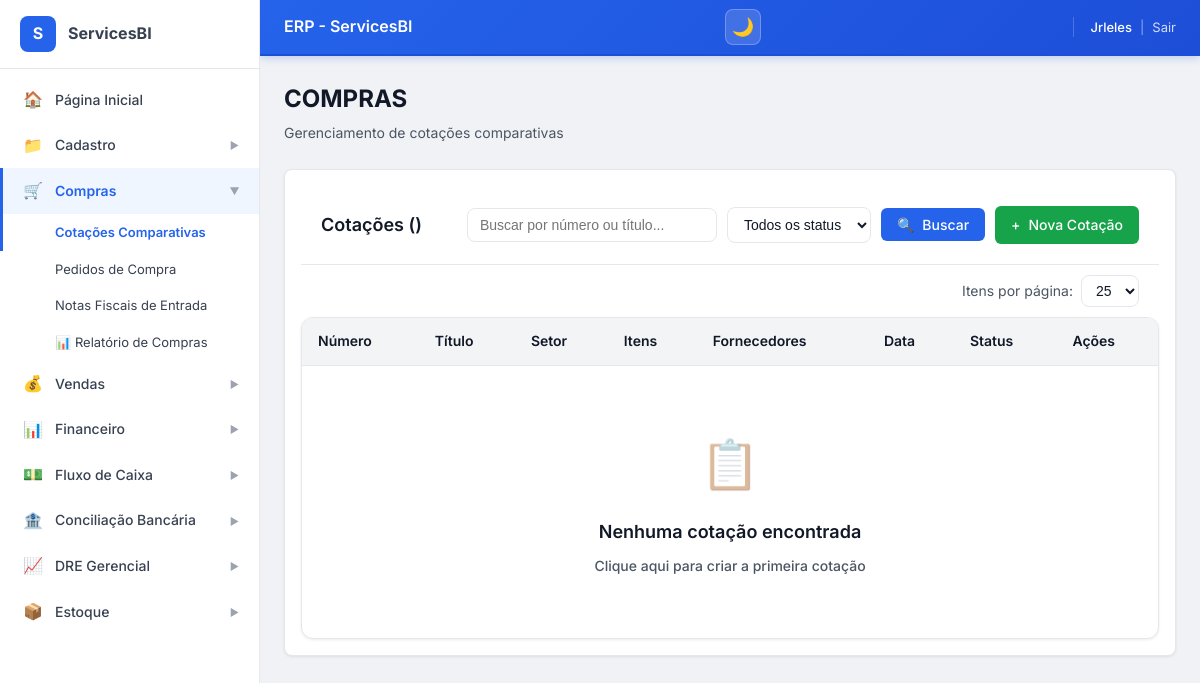
Before: /compras/cotacoes/ (signed in) with the older database file.
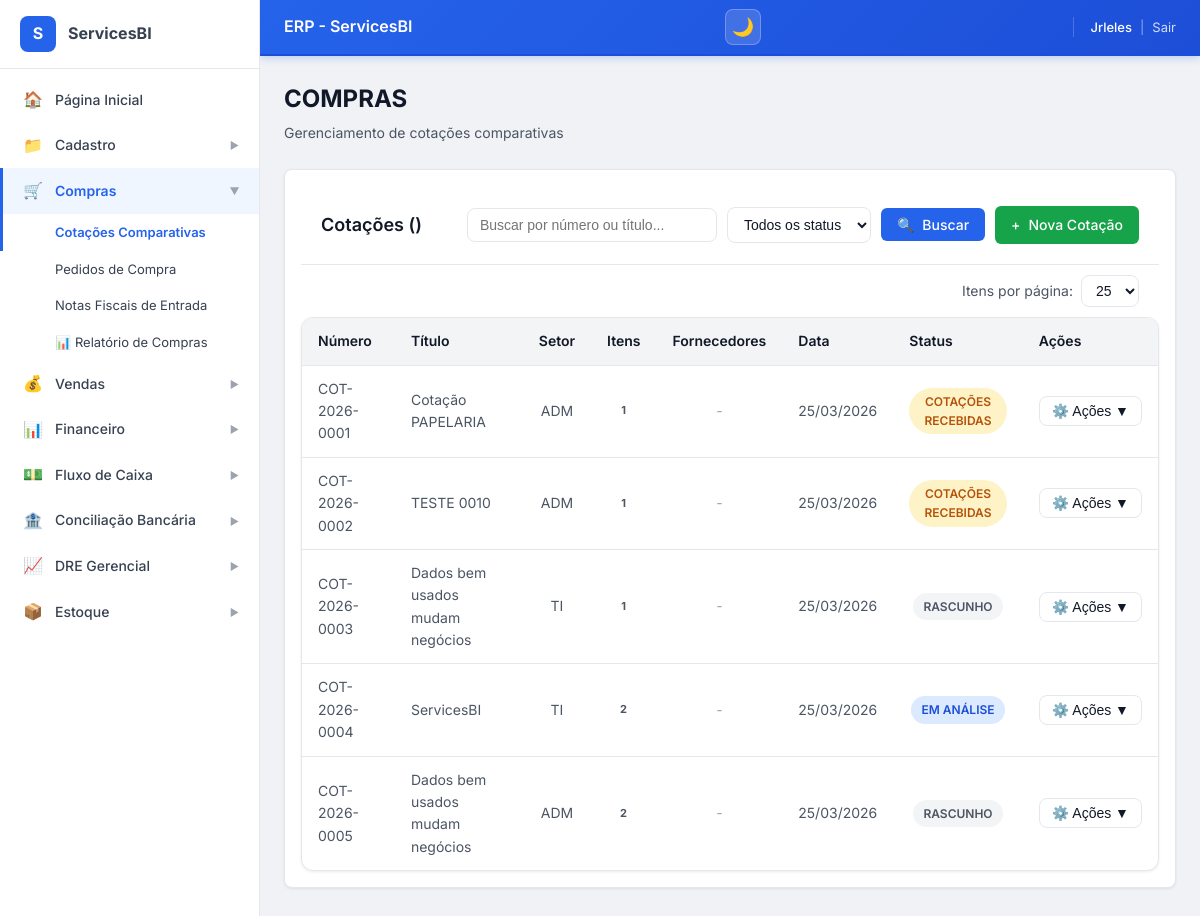
After: the same page with the newer database file.
### ERP_ServicesBI/models.py (models this page shows, shortened)
class CotacaoMae(models.Model):
    STATUS_CHOICES = [
        ('rascunho', 'Rascunho'),
        ('enviada', 'Enviada aos Fornecedores'),
        ('respondida', 'Cotações Recebidas'),
        ('em_analise', 'Em Análise'),
        ('concluida', 'Concluída'),
        ('cancelada', 'Cancelada'),
    ]
    numero = models.CharField(max_length=20, unique=True, verbose_name='Número')
    titulo = models.CharField(max_length=200, verbose_name='Título/Descrição')
    solicitante = models.ForeignKey(
        User,
        on_delete=models.PROTECT,
        related_name='cotacoes_mae_solicitadas',
        verbose_name='Solicitante'
    )
    setor = models.CharField(max_length=100, verbose_name='Setor')
    data_solicitacao = models.DateField(auto_now_add=True, verbose_name='Data Solicitação')
    data_limite_resposta = models.DateField(null=True, blank=True, verbose_name='Data Limite Resposta')
    observacoes = models.TextField(blank=True, verbose_name='Observações')
    status = models.CharField(
        max_length=20,
        choices=STATUS_CHOICES,
        default='rascunho',
        verbose_name='Status'
    )
    ativo = models.BooleanField(default=True, verbose_name='Ativo')
    created_at = models.DateTimeField(auto_now_add=True)
    updated_at = models.DateTimeField(auto_now=True)
    class Meta:
        verbose_name = 'Cotação Mãe'
        verbose_name_plural = 'Cotações Mãe'
        ordering = ['-data_solicitacao']

### ERP_ServicesBI/views.py (the view)
# urls.py: path('compras/cotacoes/', views.cotacao_lista, name='cotacao_lista'),
@login_required
def cotacao_lista(request):
    cotacoes = CotacaoMae.objects.select_related('solicitante').prefetch_related(
        'itens_solicitados', 'cotacoes_fornecedor'
    ).order_by('-data_solicitacao')
    context = {
        'cotacoes': cotacoes,
        'titulo': 'Cotações Comparativas'
    }
    return render(request, 'compras/cotacao_lista.html', context)

### ERP_ServicesBI/templates/compras/cotacao_lista.html (shortened to what this page needs)
{% extends 'base.html' %}
{% load custom_filters %}
{% block content %}
<div class="erp-page-header">
    <h2 class="erp-page-header__title">COMPRAS</h2>
    <p class="erp-page-header__subtitle">Gerenciamento de cotações comparativas</p>
</div>
<div class="erp-card erp-mb-4">
    <div class="erp-filters">
        <h3 class="erp-filters__title">Cotações ({{ total }})</h3>
        <form method="get" class="erp-filters__form" id="filterForm">
            <input type="text" name="search" class="erp-filters__input"
                   placeholder="Buscar por número ou título..." value="{{ search|default:'' }}">
            <select name="status" class="erp-filters__select">
                <option value="">Todos os status</option>
            </select>
            <button type="submit" class="erp-btn erp-btn--primary">
                <span>🔍</span> Buscar
            </button>
            <a href="{% url 'ERP_ServicesBI:cotacao_wizard' %}" class="erp-btn erp-btn--success">
                <span>+</span> Nova Cotação
            </a>
        </form>
    </div>
    <div class="erp-per-page">
        <form method="get" class="erp-per-page__form">
            <label for="perPageSelectTop">Itens por página:</label>
            <select name="per_page" id="perPageSelectTop" class="erp-per-page__select" onchange="this.form.submit()">
                <option value="25" {% if per_page == 25 %}selected{% endif %}>25</option>
            </select>
        </form>
    </div>
    <div class="erp-table-container">
        <table class="erp-table">
            <thead>
                <tr>
                    <th class="erp-text-left">Número</th>
                    <th class="erp-text-left">Título</th>
                    <th class="erp-text-center">Setor</th>
                    <th class="erp-text-center">Itens</th>
                    <th class="erp-text-center">Fornecedores</th>
                    <th class="erp-text-center">Data</th>
                    <th class="erp-text-center">Status</th>
                    <th class="erp-text-center">Ações</th>
                </tr>
            </thead>
            <tbody>
                {% for cotacao in cotacoes %}
                <tr>
                    <td class="erp-text-left">
                        <a href="{% url 'ERP_ServicesBI:cotacao_wizard_edit' pk=cotacao.pk %}">
                            {{ cotacao.numero }}
                        </a>
                    </td>
                    <td class="erp-text-left">
                        <a href="{% url 'ERP_ServicesBI:cotacao_wizard_edit' pk=cotacao.pk %}">
                            {{ cotacao.titulo|default:"-" }}
                        </a>
                    </td>
                    <td class="erp-text-center">{{ cotacao.setor|default:"-" }}</td>
                    <td class="erp-text-center">
                        <span class="erp-badge">{{ cotacao.itens_solicitados.count }}</span>
                    </td>
                    <td class="erp-text-center">
                        {% with total_forn=cotacao.cotacoes_fornecedor.count %}
                            {% if total_forn > 0 %}
                                <span class="erp-badge erp-badge--info">{{ total_forn }}</span>
                            {% else %}
                                <span style="color: var(--text-tertiary);">-</span>
                            {% endif %}
                        {% endwith %}
                    </td>
                    <td class="erp-text-center">{{ cotacao.data_solicitacao|date:"d/m/Y" }}</td>
                    <td class="erp-text-center">
                        <span class="erp-status erp-status--{{ cotacao.status }}">
                            {{ cotacao.get_status_display }}
                        </span>
                    </td>
                    <td class="erp-text-center">
                        <div class="erp-actions">
                            <button class="erp-actions__btn" type="button">
                                ⚙️ Ações ▼
                            </button>
                        </div>
                    </td>
                </tr>
                {% empty %}
                <tr>
                    <td colspan="8">
                        <div class="erp-empty">
                            <div class="erp-empty__icon">📋</div>
                            <div class="erp-empty__title">Nenhuma cotação encontrada</div>
                            {% if search or status %}
                            <p>Tente ajustar os filtros de busca</p>
                            {% else %}
                            <a href="{% url 'ERP_ServicesBI:cotacao_wizard' %}" class="erp-empty__link">
                                Clique aqui para criar a primeira cotação
                            </a>
                            {% endif %}
                        </div>
                    </td>
                </tr>
                {% endfor %}
            </tbody>
        </table>
    </div>
</div>
{% endblock %}

### ERP_ServicesBI/templates/base.html (shortened to what this page needs)
{% load static %}
<!DOCTYPE html>
<html lang="pt-BR">
<head>
    <link rel="stylesheet" href="{% static 'css/erp-theme.css' %}">
</head>
<body class="erp-layout">
    {% include 'components/_sidebar.html' %}
    {% include 'components/_header.html' %}
    <main class="erp-main" role="main" id="main-content">
        <div class="erp-content" role="region" aria-label="Conteúdo principal">
            {% block content %}{% endblock %}
        </div>
    </main>
</body>
</html>

### ERP_ServicesBI/templates/components/_sidebar.html (shortened to what this page needs)
{% load static %}
<aside class="erp-sidebar" id="sidebar">
    <div class="erp-sidebar__brand">
        <div class="erp-sidebar__brand-icon">S</div>
        <span class="erp-sidebar__brand-text">ServicesBI</span>
    </div>
    <nav class="erp-sidebar__nav">
        <ul class="erp-sidebar__menu">
            <li class="erp-sidebar__item">
                <a href="{% url 'ERP_ServicesBI:dashboard' %}"
                   class="erp-sidebar__link {% if request.resolver_match.url_name == 'dashboard' %}active{% endif %}">
                    <span class="erp-sidebar__icon">🏠</span>
                    <span>Página Inicial</span>
                </a>
            </li>
            <li class="erp-sidebar__item {% if 'cadastro' in request.path %}open{% endif %}">
                <a href="#" class="erp-sidebar__link {% if 'cadastro' in request.path %}active{% endif %}" onclick="toggleSubmenu(this)">
                    <span class="erp-sidebar__icon">📁</span>
                    <span>Cadastro</span>
                    <span class="erp-sidebar__arrow">▶</span>
                </a>
            </li>
            <li class="erp-sidebar__item {% if 'compras' in request.path or 'compras/cotacoes' in request.path %}open{% endif %}">
                <a href="#" class="erp-sidebar__link {% if 'compras' in request.path or 'compras/cotacoes' in request.path %}active{% endif %}" onclick="toggleSubmenu(this)">
                    <span class="erp-sidebar__icon">🛒</span>
                    <span>Compras</span>
                    <span class="erp-sidebar__arrow">▶</span>
                </a>
                <ul class="erp-sidebar__submenu">
                    <li><a href="{% url 'ERP_ServicesBI:cotacao_lista' %}" class="erp-sidebar__submenu-link {% if 'compras/cotacoes' in request.path %}active{% endif %}">Cotações Comparativas</a></li>
                    <li><a href="{% url 'ERP_ServicesBI:pedido_compra_list' %}" class="erp-sidebar__submenu-link {% if 'compras/pedidos' in request.path %}active{% endif %}">Pedidos de Compra</a></li>
                    <li><a href="{% url 'ERP_ServicesBI:nota_fiscal_entrada_list' %}" class="erp-sidebar__submenu-link {% if 'compras/notas-fiscais' in request.path %}active{% endif %}">Notas Fiscais de Entrada</a></li>
                    <li><a href="{% url 'ERP_ServicesBI:relatorio_compras' %}" class="erp-sidebar__submenu-link {% if 'compras/relatorios' in request.path %}active{% endif %}">📊 Relatório de Compras</a></li>
                </ul>
            </li>
            <li class="erp-sidebar__item {% if 'vendas' in request.path %}open{% endif %}">
                <a href="#" class="erp-sidebar__link {% if 'vendas' in request.path %}active{% endif %}" onclick="toggleSubmenu(this)">
                    <span class="erp-sidebar__icon">💰</span>
                    <span>Vendas</span>
                    <span class="erp-sidebar__arrow">▶</span>
                </a>
            </li>
            <li class="erp-sidebar__item {% if 'financeiro' in request.path %}open{% endif %}">
                <a href="#" class="erp-sidebar__link {% if 'financeiro' in request.path %}active{% endif %}" onclick="toggleSubmenu(this)">
                    <span class="erp-sidebar__icon">📊</span>
                    <span>Financeiro</span>
                    <span class="erp-sidebar__arrow">▶</span>
                </a>
            </li>
            <li class="erp-sidebar__item {% if 'fluxo-caixa' in request.path %}open{% endif %}">
                <a href="#" class="erp-sidebar__link {% if 'fluxo-caixa' in request.path %}active{% endif %}" onclick="toggleSubmenu(this)">
                    <span class="erp-sidebar__icon">💵</span>
                    <span>Fluxo de Caixa</span>
                    <span class="erp-sidebar__arrow">▶</span>
                </a>
            </li>
            <li class="erp-sidebar__item {% if 'conciliacao' in request.path %}open{% endif %}">
                <a href="#" class="erp-sidebar__link {% if 'conciliacao' in request.path %}active{% endif %}" onclick="toggleSubmenu(this)">
                    <span class="erp-sidebar__icon">🏦</span>
                    <span>Conciliação Bancária</span>
                    <span class="erp-sidebar__arrow">▶</span>
                </a>
            </li>
            <li class="erp-sidebar__item {% if 'dre' in request.path %}open{% endif %}">
                <a href="#" class="erp-sidebar__link {% if 'dre' in request.path %}active{% endif %}" onclick="toggleSubmenu(this)">
                    <span class="erp-sidebar__icon">📈</span>
                    <span>DRE Gerencial</span>
                    <span class="erp-sidebar__arrow">▶</span>
                </a>
            </li>
            <li class="erp-sidebar__item {% if 'estoque' in request.path %}open{% endif %}">
                <a href="#" class="erp-sidebar__link {% if 'estoque' in request.path %}active{% endif %}" onclick="toggleSubmenu(this)">
                    <span class="erp-sidebar__icon">📦</span>
                    <span>Estoque</span>
                    <span class="erp-sidebar__arrow">▶</span>
                </a>
            </li>
        </ul>
    </nav>
</aside>

### ERP_ServicesBI/templates/components/_header.html (shortened to what this page needs)
<header class="erp-header">
    <div class="erp-flex erp-items-center erp-gap-2">
        <h1 class="erp-header__title">
            {% block header_title %}ERP - ServicesBI{% endblock %}
        </h1>
    </div>
    <div class="erp-header__controls">
        <button class="erp-header__theme-btn"
                onclick="toggleTheme()"
                title="Alternar tema (dark/light)"
                id="themeToggleBtn">
            <span id="themeIcon">🌙</span>
        </button>
    </div>
    <div class="erp-header__user">
        <span class="erp-header__user-name">
            {{ request.user.first_name|default:request.user.username }}
        </span>
        <span style="opacity:0.5">|</span>
        <a href="{% url 'ERP_ServicesBI:logout' %}" class="erp-header__logout">Sair</a>
    </div>
</header>

### ERP_ServicesBI/templates/compras/cotacao_lista.html (style rules this page uses)
.erp-page-header { margin-bottom: 24px; }
.erp-page-header__title { margin: 0; font-size: 24px; font-weight: 700; color: var(--text-primary); }
.erp-page-header__subtitle { margin: 4px 0 0 0; color: var(--text-secondary); font-size: 14px; }
.erp-filters { display: flex; justify-content: space-between; align-items: center; padding: 20px; border-bottom: 1px solid var(--border-color); flex-wrap: wrap; gap: 15px; }
.erp-filters__title { margin: 0; font-size: 18px; font-weight: 600; color: var(--text-primary); }
.erp-filters__form { display: flex; gap: 10px; align-items: center; flex-wrap: wrap; }
.erp-filters__input, .erp-filters__select { padding: 8px 12px; border: 1px solid var(--border-color); border-radius: var(--radius-md); font-size: 14px; background: var(--bg-primary); color: var(--text-primary); transition: all var(--transition-fast); }
.erp-filters__input { min-width: 250px; }
.erp-status { display: inline-flex; align-items: center; padding: 4px 10px; border-radius: var(--radius-full); font-size: 12px; font-weight: 600; text-transform: uppercase; }
.erp-status--rascunho { background: var(--gray-100); color: var(--gray-600); }
.erp-status--respondida { background: var(--warning-100); color: var(--warning-700); }
.erp-status--em_analise { background: var(--primary-100); color: var(--primary-700); }
.erp-table a { color: var(--text-secondary); text-decoration: none; }
.erp-actions { position: relative; display: inline-block; }
.erp-actions__btn { padding: 6px 12px; background: var(--bg-primary); border: 1px solid var(--border-color); border-radius: var(--radius-md); cursor: pointer; font-size: 14px; color: var(--text-primary); display: flex; align-items: center; gap: 4px; white-space: nowrap; transition: all var(--transition-fast); }
.erp-per-page { display: flex; justify-content: flex-end; padding: 10px 20px; }
.erp-per-page__form { display: flex; align-items: center; gap: 8px; font-size: 14px; color: var(--text-secondary); }
.erp-per-page__select { padding: 6px 10px; border: 1px solid var(--border-color); border-radius: var(--radius-md); font-size: 14px; background: var(--bg-primary); color: var(--text-primary); cursor: pointer; }

Changed rows visible on the page:
added CotacaoMae: numero "COT-2026-0001", titulo "Cotação PAPELARIA", setor "ADM", itens_solicitados.count "1", data_solicitacao "25/03/2026", status "COTAÇÕES RECEBIDAS"
added CotacaoMae: numero "COT-2026-0002", titulo "TESTE 0010", setor "ADM", itens_solicitados.count "1", data_solicitacao "25/03/2026", status "COTAÇÕES RECEBIDAS"
added CotacaoMae: numero "COT-2026-0003", titulo "Dados bem usados mudam negócios", setor "TI", itens_solicitados.count "1", data_solicitacao "25/03/2026", status "RASCUNHO"
added CotacaoMae: numero "COT-2026-0004", titulo "ServicesBI", setor "TI", itens_solicitados.count "2", data_solicitacao "25/03/2026", status "EM ANÁLISE"
added CotacaoMae: numero "COT-2026-0005", titulo "Dados bem usados mudam negócios", setor "ADM", itens_solicitados.count "2", data_solicitacao "25/03/2026", status "RASCUNHO"
Other visible differences:
text no longer shown: "📋 Nenhuma cotação encontrada Clique aqui para criar a primeira cotação"
